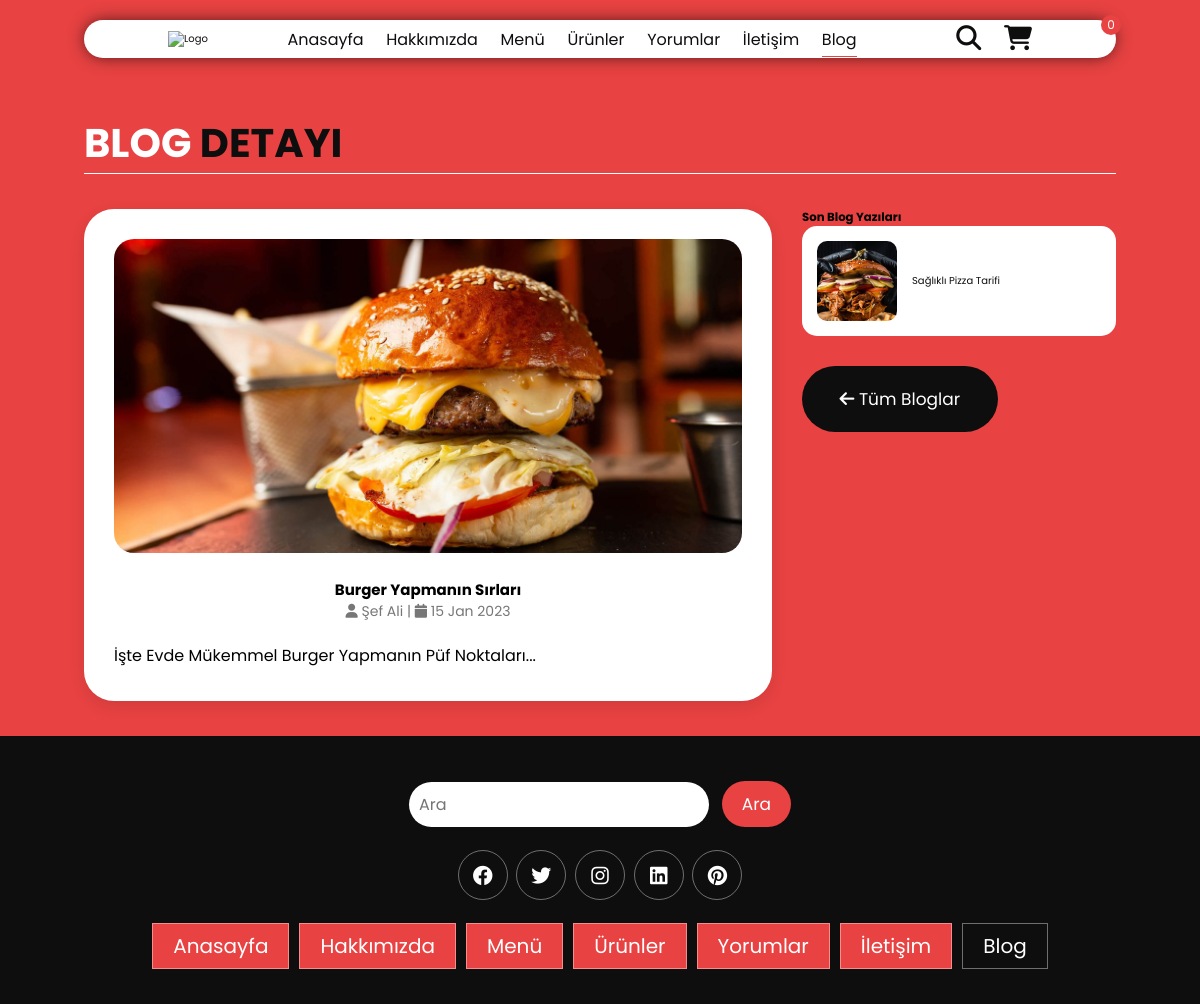
The app's page /blog_detail.php?id=1 with its own data.
### tables this page shows
CREATE TABLE IF NOT EXISTS blogs (
    id INT AUTO_INCREMENT PRIMARY KEY,
    title VARCHAR(255) NOT NULL,
    content TEXT NOT NULL,
    image VARCHAR(255),
    author VARCHAR(100),
    publish_date DATE,
    created_at TIMESTAMP DEFAULT CURRENT_TIMESTAMP
);

### blog_detail.php (the view, shortened to what this page needs)
<?php
require_once 'config/db.php';
$blog_id = isset($_GET['id']) ? (int)$_GET['id'] : 0;
$blog = $db->prepare("SELECT * FROM blogs WHERE id = ?");
$blog->execute([$blog_id]);
$blog = $blog->fetch(PDO::FETCH_ASSOC);
$recent_blogs = $db->query("SELECT id, title, image FROM blogs WHERE id != $blog_id ORDER BY publish_date DESC LIMIT 3")->fetchAll(PDO::FETCH_ASSOC);
?>
<!DOCTYPE html>
<html lang="tr">
<head>
    <link rel="stylesheet" href="https://cdnjs.cloudflare.com/ajax/libs/font-awesome/6.1.1/css/all.min.css" />
    <link rel="stylesheet" href="assets/css/style.css" />
</head>
<body>
    <?php include 'partials/header.php'; ?>
    <section class="blog-detail-section">
        <h1 class="heading">Blog <span>Detayı</span></h1>
        <div class="blog-detail">
            <article class="blog-content">
                <div class="blog-header">
                    <img src="assets/images/<?php echo htmlspecialchars($blog['image']); ?>" alt="<?php echo htmlspecialchars($blog['title']); ?>" />
                    <h2><?php echo htmlspecialchars($blog['title']); ?></h2>
                    <div class="blog-meta">
                        <span><i class="fas fa-user"></i> <?php echo htmlspecialchars($blog['author']); ?></span> |
                        <span><i class="fas fa-calendar"></i> <?php echo date('d M Y', strtotime($blog['publish_date'])); ?></span>
                    </div>
                </div>
                <div class="blog-body">
                    <?php echo nl2br(htmlspecialchars($blog['content'])); ?>
                </div>
            </article>
            <aside class="blog-sidebar">
                <h3>Son Blog Yazıları</h3>
                <div class="recent-blogs">
                    <?php foreach ($recent_blogs as $recent): ?>
                    <div class="box">
                        <img src="assets/images/<?php echo htmlspecialchars($recent['image']); ?>" alt="<?php echo htmlspecialchars($recent['title']); ?>" />
                        <div>
                            <a href="blog_detail.php?id=<?php echo $recent['id']; ?>"><?php echo htmlspecialchars($recent['title']); ?></a>
                        </div>
                    </div>
                    <?php endforeach; ?>
                </div>
                <div class="back-to-blogs">
                    <a href="blogs.php" class="btn"><i class="fas fa-arrow-left"></i> Tüm Bloglar</a>
                </div>
            </aside>
        </div>
    </section>
    <?php include 'partials/footer.php'; ?>
</body>
</html>

### assets/css/style.css (style rules this page uses)
:root { --main-color: #e84242; --black-color: #0e0e0e; --border: 0.1rem solid rgba(255, 255, 255, 0.4); }
* { font-family: "Poppins", sans-serif; margin: 0; padding: 0; box-sizing: border-box; outline: none; border: none; text-decoration: none; text-transform: capitalize; transition: 0.2s ease; }
html { font-size: 62.5%; scroll-padding-top: 9rem; scroll-behavior: smooth; overflow-x: hidden; }
body { background-color: var(--main-color); overflow-x: hidden; }
section { padding: 3.5rem 7%; }
a { color: var(--black-color); text-decoration: none; }
.btn { margin-top: 1rem; display: inline-block; padding: 2rem 3.75rem; border-radius: 30rem; font-size: 1.7rem; color: #fff; background-color: var(--black-color); cursor: pointer; }
.heading { color: #fff; text-transform: uppercase; font-size: 4rem; margin-bottom: 3.5rem; border-bottom: 0.1rem solid #fff; }
.heading span { color: var(--black-color); text-transform: uppercase; }

### blog_detail.php (style rules this page uses)
.blog-detail { display: flex; gap: 3rem; margin-top: 3rem; }
.blog-content { flex: 2; background: #fff; padding: 3rem; border-radius: 3rem; box-shadow: 0 5px 15px rgba(0,0,0,0.1); }
.blog-sidebar { flex: 1; }
.blog-header { margin-bottom: 2rem; text-align: center; }
.blog-header img { max-width: 100%; border-radius: 2rem; margin-bottom: 2rem; }
.blog-meta { color: #777; margin-bottom: 2rem; font-size: 1.4rem; }
.blog-body { line-height: 1.8; font-size: 1.6rem; }
.recent-blogs .box { display: flex; gap: 1.5rem; margin-bottom: 2rem; background: #fff; padding: 1.5rem; border-radius: 1.5rem; align-items: center; }
.recent-blogs img { width: 80px; height: 80px; object-fit: cover; border-radius: 1rem; }

### records on screen
blogs: image (picture), title "Burger Yapmanın Sırları", author "Şef Ali", publish_date "15 Jan 2023", content "İşte Evde Mükemmel Burger Yapmanın Püf Noktaları..."
blogs: image (picture), title "Sağlıklı Pizza Tarifi"

### other values on screen
getCartCount() "0"
